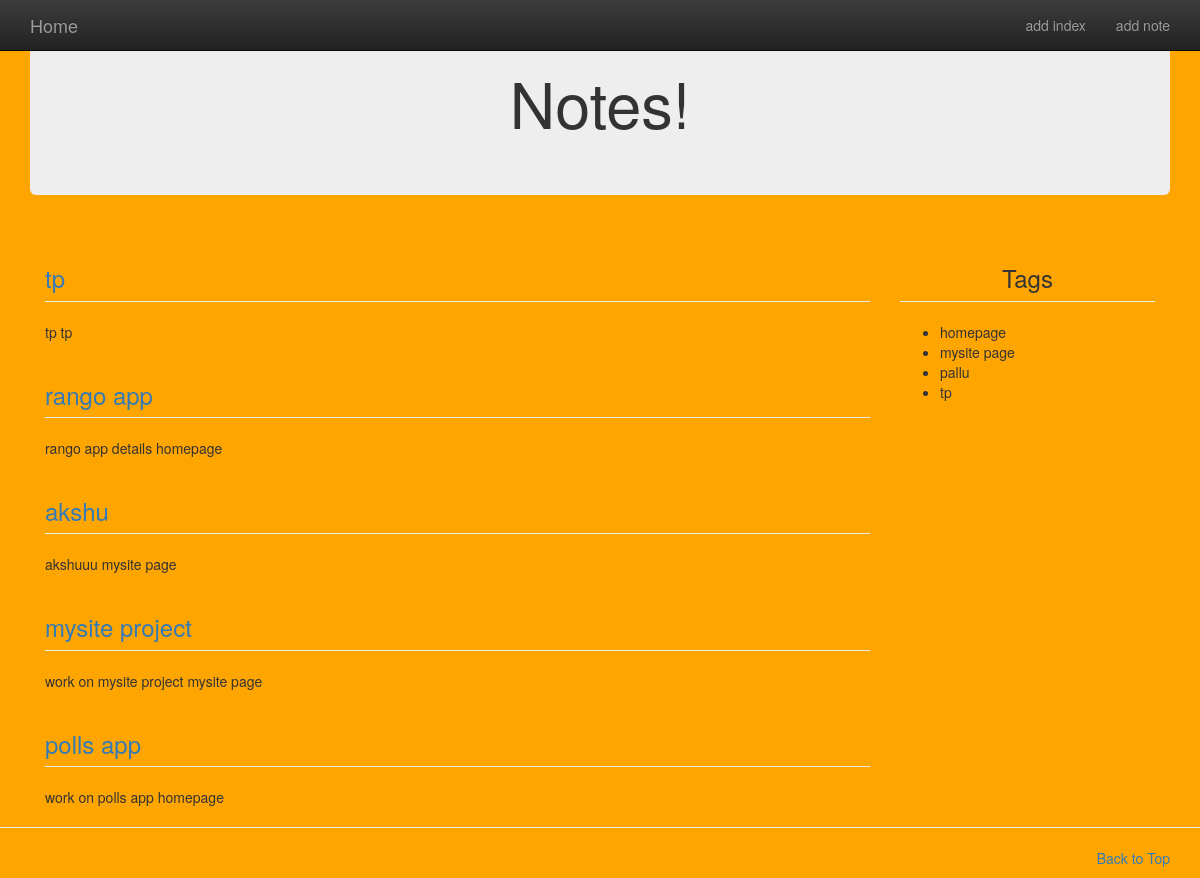
The app's page /notes/ with its own data.
### notes/models.py (models this page shows, shortened)
class Note(models.Model):
	label=models.CharField(max_length=200)
	body=models.TextField()
	timestamp=models.DateTimeField(auto_now_add=True)
	tags=models.ManyToManyField('Tag',related_name='notes',blank=True)

class Tag(models.Model):
	label=models.CharField(max_length=200)
	slug = models.SlugField(max_length=200)
	def __unicode__(self):
		return self.label

### notes/views.py (the view)
def index_view(request):
	notes = Note.objects.all().order_by('-timestamp')
	tags = Tag.objects.all()
	return render(request, 'notes/index.html', {'notes': notes, 'tags':tags})

### notes/templates/notes/index.html (shortened to what this page needs)
{% extends 'base.html' %}
{% load static %}
{% block body %}
<div class="jumbotron">
	<h1 align='center'>Notes!</h1>
</div>
<div class='col-md-9'>
{% if notes %}
	{% for note in notes %}
    <h3 class='page-header'>
        <a href="{% url 'notes:addnote' %}?id={{note.id}}">{{note.label}}</a>
    </h3>
	{{note.body}}
		{% for tag in note.tags.all %}
		{{tag}}{% if not forloop.last %} | {% endif %}
		{% endfor %}
	{% endfor %}
{% else %}
	<div class='alert alert-warning' align='center'>
		<h3>No Notes Yet!</h3>
	</div>
{% endif %}
</div>
<div class='col-md-3'>
    <h3 class="page-header" align='center'>Tags</h3>
    <ul>
        {% if tags %}
            {% for tag in tags %}
            <li>{{tag}}</li>
            {% endfor %}
        {% else %}
            <div class='alert alert-warning'>No tags yet!</div>
        {% endif %}
    </ul>
</div>
{% endblock body %}

### templates/base.html (shortened to what this page needs)
{% load staticfiles %}
<!DOCTYPE html>
<html lang="en">
<head>
	{% block stylesheets %}
    <link rel="stylesheet" href="{% static 'djangonote/bootstrap.min.css' %}" />
    <link rel="stylesheet" href="{% static 'djangonote/bootstrap-theme.min.css' %}" />
    <link rel="stylesheet" href="{% static 'djangonote/bootstrap-theme.css' %}" />
    {% endblock stylesheets %}
</head>
<body role="document" style="background-color:Orange;">
	<div class="navbar navbar-inverse navbar-fixed-top" role="navigation">
		<div class="container">
			<div class="navbar-header">
                <a class="navbar-brand" href="{% url 'notes:home' %}">Home</a>
            </div>
            <div class="collapse navbar-collapse" id="bs-example-navbar-collapse-1">
            	<ul class="nav navbar-nav navbar-right">
            		<li>
                        <a href="#">add index</a>
            		</li>
                    <li>
                        <a href="#">add note</a>
                    </li>
            	</ul>
            </div>
        </div>
	</div>
	<div class="container theme-showcase" role="main">
    	{% block body %}
    	{% endblock body %}
	</div>
	<hr>
	{% block footer %}
	<div class="container marketing">
	<footer>
    	<p class="pull-right"><a href="#">Back to Top</a></p>
	</footer>
	</div>
	{% endblock footer %}
</body>
</html>

### records on screen
Note: label "tp", body "tp"
Tag: label "tp"
Note: label "rango app", body "rango app details"
Tag: label "homepage"
Note: label "akshu", body "akshuuu"
Tag: label "mysite page"
Note: label "mysite project", body "work on mysite project"
Note: label "polls app", body "work on polls app"
Tag: label "pallu"
